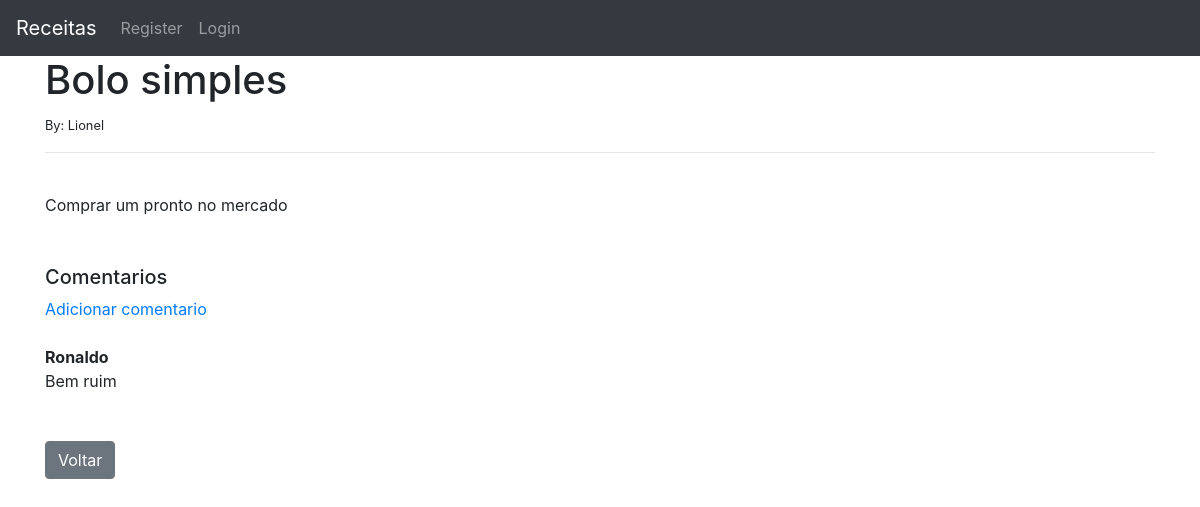
The page /article/21 on the database as committed earlier.
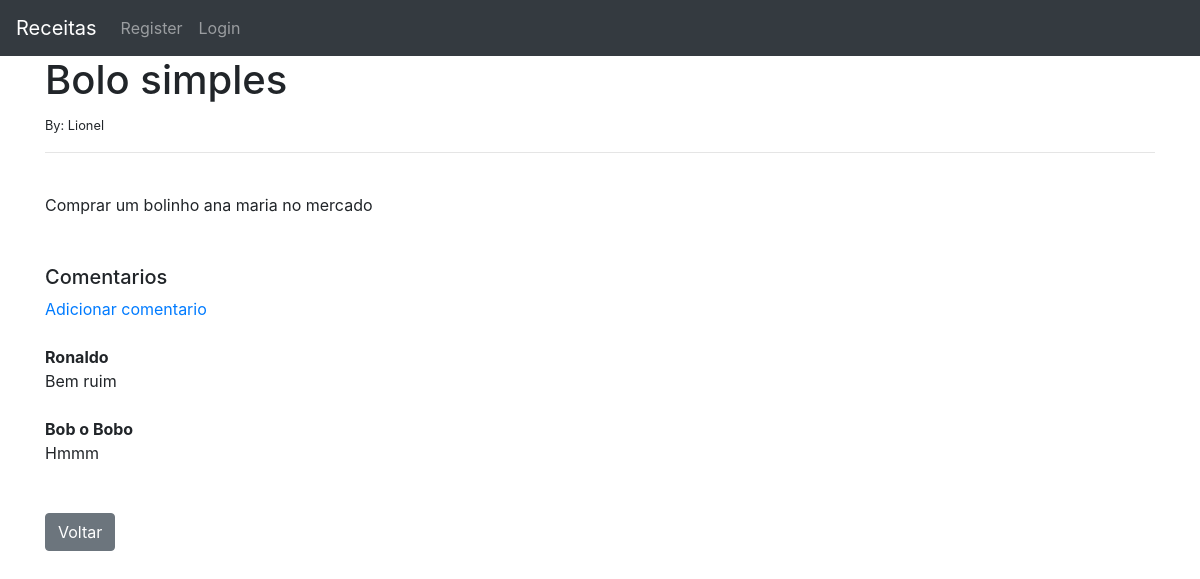
The same page on the database as committed later.
### theblog/models.py (models this page shows, shortened)
class Post(models.Model):
    title = models.CharField(max_length=255)
    author = models.ForeignKey(User, on_delete=models.CASCADE)
    body = models.TextField()

class Comment(models.Model):
    post = models.ForeignKey(Post, related_name="comments" , on_delete=models.CASCADE)
    name = models.CharField(max_length=255)
    body = models.TextField()

### theblog/views.py (the view)
# urls.py: path('article/<int:pk>', ArticleDetailView.as_view(), name='article-detail'),
class ArticleDetailView(DetailView):
    model = Post
    template_name = 'article_details.html'

### theblog/templates/article_details.html (shortened to what this page needs)
{% extends "index.html" %}
{%block content %}
<h1>{{post.title}}</h1>
<small>By: {{post.author}} {{post.author.last_name}}</small>
<br/>
<hr>
<br/>
{{post.body | safe}}
<br/><br/><br/>
<h5>Comentarios</h5>
{%if not post.comments.all%}
    Sem comentarios ainda...<a href="{%url 'add_comment' post.pk%}">Adicionar comentario</a>
{% else %}
    <a href="{%url 'add_comment' post.pk%}">Adicionar comentario</a>
    <br/>
    {%for comment in post.comments.all%}
        <br/>
        <strong>{{comment.name}}</strong>
        <br/>
        {{comment.body}}
        <br/>
    {% endfor %}
{% endif %}
<br/><br/>
<a href="{%url 'home' %}"><button type="button" class="btn btn-secondary">Voltar</button></a>
{% endblock %}

Rows that differ between the two databases and show on the page:
changed Post "Bolo simples": body "Comprar um pronto no mercado" → "Comprar um bolinho ana maria no mercado"
added Comment: name "Bob o Bobo", body "Hmmm"
